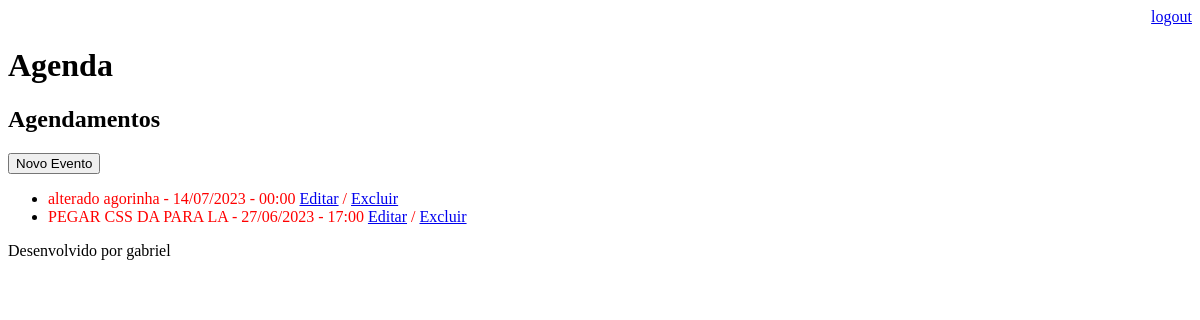
/agenda/ (signed in), run on an earlier commit of the app's database.
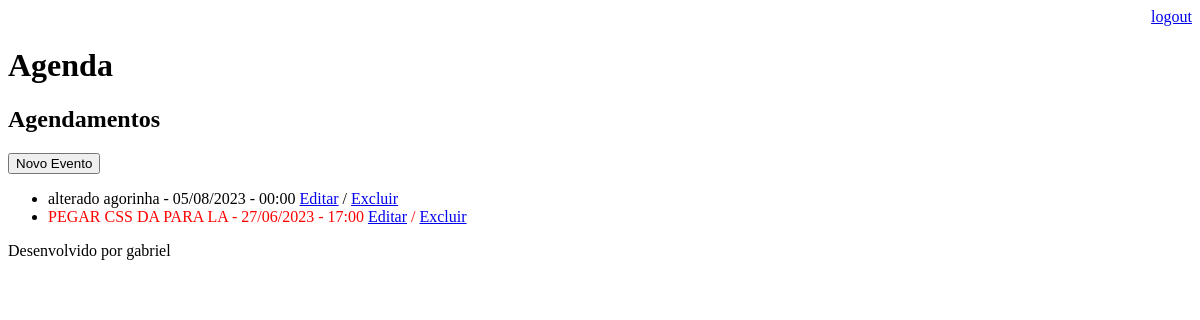
And on a later commit of the database.
### core/models.py (models this page shows, shortened)
class Evento(models.Model): # criando tabela para manipular a agenda
    titulo = models.CharField(max_length=100) # max_length é o limite de caractere nesse campo
    descricao = models.TextField(blank=True, null=True) # o primeiro parametro define que esse campo pode fircar em branco e o segundo diz que pode ser nulo
    data_evento = models.DateTimeField(verbose_name='Data do Evento') # registar a data do evento
    data_criacao = models.DateTimeField(auto_now=True, verbose_name='Data da Criação') # dado automático pra registrar a data da criação
    usuario = models.ForeignKey(User, on_delete=models.CASCADE) # se não colocar o on_delete da erro, pois preciso tratar quando ele for apagado, o usuario. CASCADE apagar tudo que tem nele, melhor usar outra tecnica, pra não perder os dados, mas pra fins de teste é bom usar.
    """

    selecione a primeira opção

        É impossível adicionar um campo não anulável 'usuario' ao evento sem especificar um padrão. Isso ocorre porque o banco de dados precisa de algo para preencher linhas existentes.
    Selecione uma correção:
    1) Forneça um padrão único agora (será definido em todas as linhas existentes com um valor nulo para esta coluna)
    2) Feche e defina manualmente um valor padrão em models.py.
    Selecione uma opção:  """
    """

    depois aparece isso, digitei 1 pra constar que já existe 1 usuario, pois tornou obrigatorio o campo de usuario, se tivese blank=True, null=True nao ia precisar

        Insira o valor padrão como Python válido.
    Os módulos datetime e django.utils.timezone estão disponíveis, portanto, é possível fornecer, por exemplo, timezone.now como um valor.
    Digite 'exit' para sair deste prompt

      como resultado aparece isso

        Migrações para 'core':
  núcleo/migrações/0002_evento_usuario_alter_evento_data_criacao_and_more.py
    - Adicionar campo usuario ao evento
    - Alter campo data_criacao no evento
    - Alter campo data_evento no evento """
    class Meta:
        db_table = 'evento' # tabela tem nome evento
    def get_data_evento(self):
        return self.data_evento.strftime(r'%d/%m/%Y - %H:%M') # mudar padrão das datas
    def get_evento_atrasado(self):
        if self.data_evento < datetime.now():
            return True
        else:
            return False

### core/views.py (the view)
# urls.py: path('agenda/', views.lista_eventos), # criando a parte da agenda
@login_required(login_url='/login/') # arroba pra indicar que é um decorador, se não autenticado da page not, found, login_url='/login/' server pra quando der não autenticado ele vai direcionar para essa pagina
def lista_eventos(request):
    usuario = request.user
    data_atual = datetime.now()
    evento = Evento.objects.filter(usuario=usuario,
                                   ) # quase mesma coisa do all, mas mostra os eventos do usuario logado
    dados = {'eventos': evento} # nome que vai no html
    return render(request, 'agenda.html', dados)

### templates/agenda.html (shortened to what this page needs)
{% extends 'model-page.html' %}
{% block content %}
  <h2>Agendamentos</h2>
    <a href="evento">
    <button type="button">Novo Evento</button>
  <ul>
    </a>
    {% for evento in eventos %}
      <li>
        <div style="{% if evento.get_evento_atrasado %} color:red {% endif %}">
          {{evento.titulo}} - {{evento.get_data_evento}}
          <a href="{% url 'evento' %}?id={{evento.id}}">Editar</a> / <a href="evento/delete/{{evento.id}}">Excluir</a>
        </div>
      </li>
    {% endfor %}
{% endblock %}

What changed in the data, as far as the page shows it:
changed Evento "alterado agorinha": data_evento "2023-07-14 00:00:00" → "2023-08-05 00:00:00" (drawn); get_data_evento "14/07/2023 - 00:00" → "05/08/2023 - 00:00"
